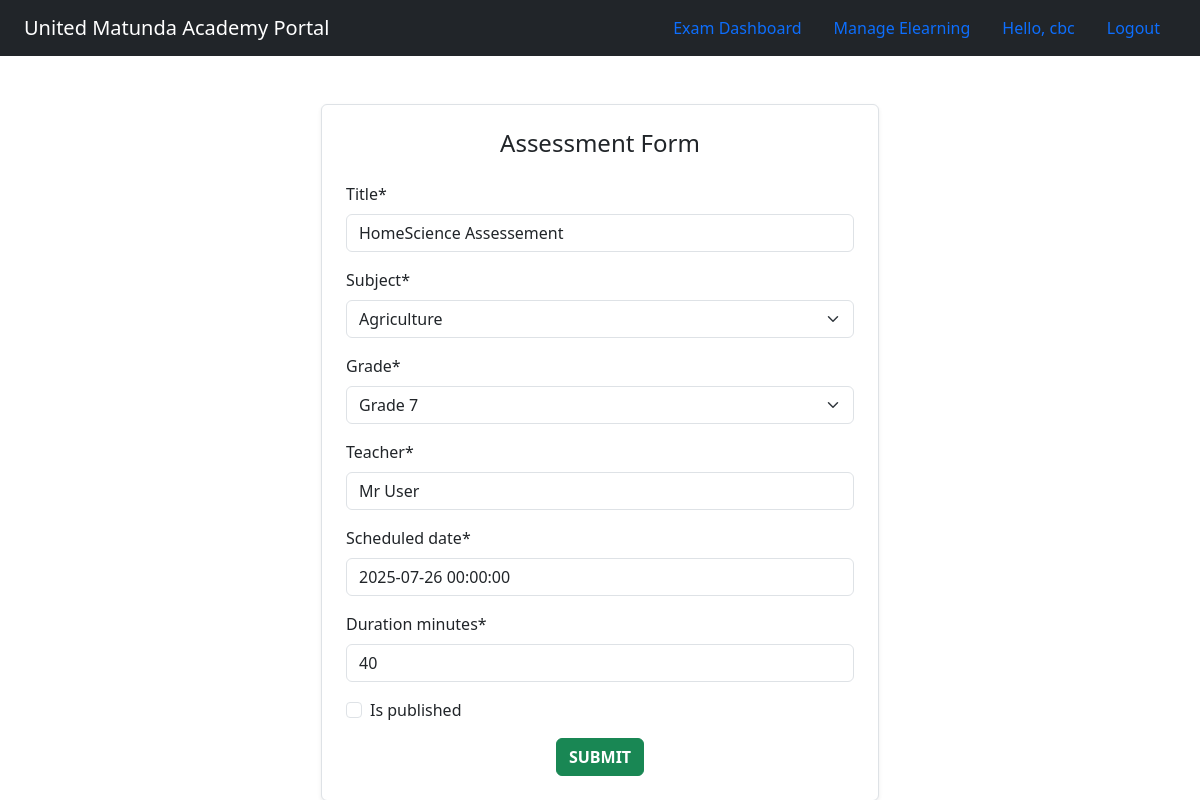
Page /assessment/edit/8/question/8/ (signed in) on the earlier database version.
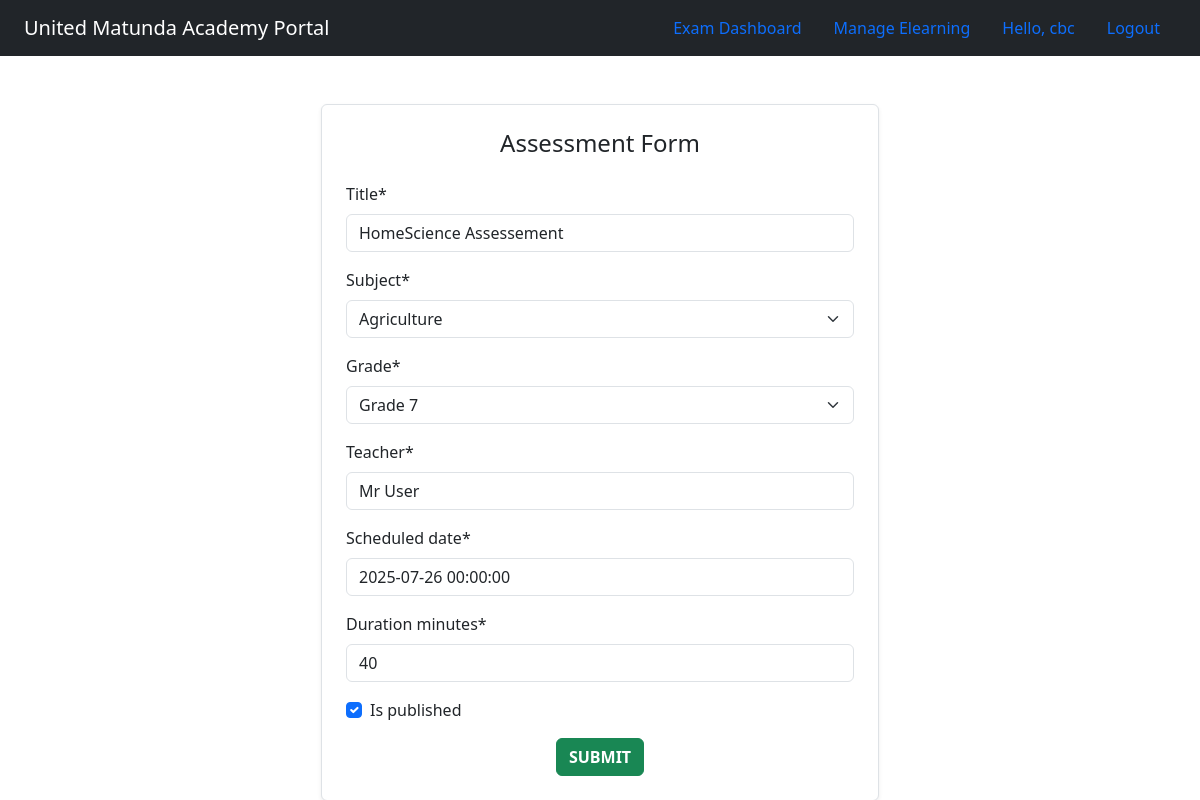
Same page on the later database version.
### Assessments/models.py (models this page shows, shortened)
class Assessment(models.Model):
    title = models.CharField(max_length=255)
    user = models.ForeignKey(User,  on_delete=models.CASCADE, blank=True, null=True)
    grade = models.ForeignKey(Grade, related_name='grade_assessments', on_delete=models.CASCADE)
    subject = models.ForeignKey(Subject, on_delete=models.CASCADE)
    teacher = models.CharField(max_length=250)
    scheduled_date = models.DateTimeField()
    duration_minutes = models.PositiveIntegerField()
    created = models.DateTimeField(auto_now_add=True)
    description = models.TextField(blank=True, null=True)
    is_published = models.BooleanField(default=False)
    done = models.BooleanField(default=False)
    class Meta:
        ordering = ('-created',)

### Assessments/views.py (the view, shortened to what this page needs)
# urls.py: path('edit/<int:assessment_id>/question/<int:pk>/', views.AssessmentEditView.as_view(), name='edit_assessment'),
class AssessmentEditView(LoginRequiredMixin, UpdateView):
    model = Assessment
    template_name = 'assessment_form.html'  # You can reuse the create template if you like
    fields = ['title', 'subject', 'grade', 'teacher', 'scheduled_date', 'duration_minutes', 'is_published']

### Subjects/models.py (called while the page is built)
    def __str__(self):
        return f"{self.name}"

    def __str__(self):
        return f"{self.name}"

### Assessments/templates/assessment_form.html (shortened to what this page needs)
{% extends 'base.html' %}
{% load static %}
{% load crispy_forms_tags %}
{% block content %}
    <div class="container mt-5">
    <div class="row justify-content-center">
        <div class="col-md-6 shadow-sm p-4 rounded border bg-white">
            <h4 class="text-center mb-4">Assessment Form</h4>
            <form method="post">
                {{ form|crispy }}
                <div class="text-center mt-3">
                    <button class="btn btn-success" type="submit"><b>SUBMIT</b></button>
                </div>
            </form>
        </div>
    </div>
</div>
{% endblock %}

Differences in the rows shown:
changed Assessment "HomeScience Assessement": is_published "☐" → "☑"
